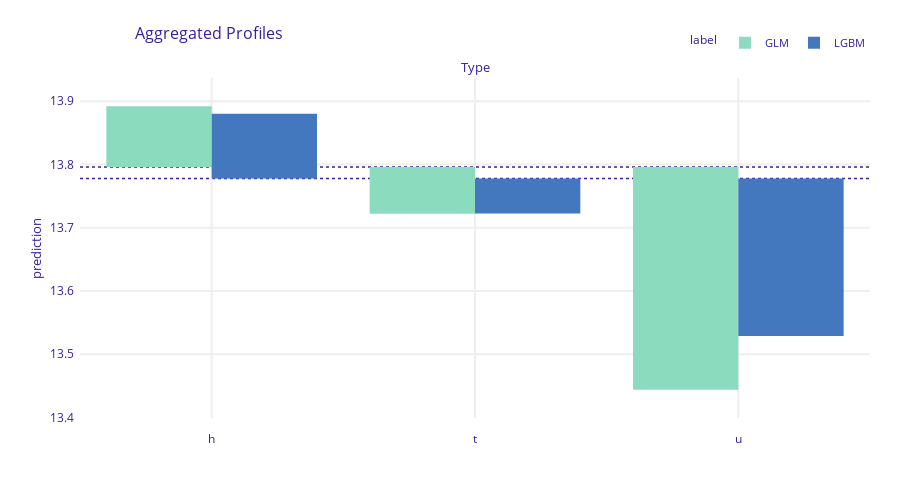

Write notebook code for a chart like this one.
### Markdown cell above
### Plotting Partial Dependence Plots (PDP) of top features

### Code cell
plot_pdp(glm_explainer, lgbm_explainer, "Type", variable_type = "categorical")

### Figure 1 — Plotly figure (JSON) as saved in the notebook; plotly's stock layout.template omitted (floating-point values rounded to 4 significant figures)
{"data": [{"alignmentgroup": "True", "base": [13.8, 13.8, 13.8], "customdata": [[13.89, "GLM", "Type"], [13.72, "GLM", "Type"], [13.44, "GLM", "Type"]], "hovertemplate": "<b>%{hovertext}</b><br><br>mean_prediction=%{base:.3f}<br>prediction=%{customdata[0]:.3f}<extra></extra>", "hovertext": ["GLM", "GLM", "GLM"], "legendgroup": "GLM", "marker": {"color": "#8bdcbe", "pattern": {"shape": ""}}, "name": "GLM", "offsetgroup": "GLM", "orientation": "v", "showlegend": true, "textposition": "auto", "type": "bar", "x": ["h", "t", "u"], "xaxis": "x", "y": [0.09605, -0.07386, -0.3518], "yaxis": "y"}, {"alignmentgroup": "True", "base": [13.78, 13.78, 13.78], "customdata": [[13.88, "LGBM", "Type"], [13.72, "LGBM", "Type"], [13.53, "LGBM", "Type"]], "hovertemplate": "<b>%{hovertext}</b><br><br>mean_prediction=%{base:.3f}<br>prediction=%{customdata[0]:.3f}<extra></extra>", "hovertext": ["LGBM", "LGBM", "LGBM"], "legendgroup": "LGBM", "marker": {"color": "#4378bf", "pattern": {"shape": ""}}, "name": "LGBM", "offsetgroup": "LGBM", "orientation": "v", "showlegend": true, "textposition": "auto", "type": "bar", "x": ["h", "t", "u"], "xaxis": "x", "y": [0.1024, -0.05523, -0.2486], "yaxis": "y"}], "layout": {"annotations": [{"font": {"size": 13}, "showarrow": false, "text": "Type", "x": 0.5, "xanchor": "center", "xref": "paper", "y": 1.0, "yanchor": "bottom", "yref": "paper"}, {"font": {"size": 13}, "showarrow": false, "text": "prediction", "textangle": -90, "x": -0.07, "xref": "paper", "y": 0.5, "yref": "paper"}], "barmode": "group", "font": {"color": "#371ea3"}, "height": 489, "hovermode": "x unified", "legend": {"font": {"size": 11}, "itemsizing": "constant", "orientation": "h", "title": {"font": {"size": 12}, "text": "label"}, "tracegroupgap": 0, "x": 1, "xanchor": "right", "y": 1.061, "yanchor": "bottom"}, "margin": {"b": 71, "r": 30, "t": 78}, "shapes": [{"layer": "below", "line": {"color": "#371ea3", "dash": "dot", "width": 1.5}, "type": "line", "x0": 0, "x1": 1, "xref": "x domain", "y0": 13.8, "y1": 13.8, "yref": "y"}, {"layer": "below", "line": {"color": "#371ea3", "dash": "dot", "width": 1.5}, "type": "line", "x0": 0, "x1": 1, "xref": "x domain", "y0": 13.78, "y1": 13.78, "yref": "y"}], "title": {"font": {"size": 16}, "text": "Aggregated Profiles", "x": 0.15}, "xaxis": {"anchor": "y", "automargin": true, "domain": [0.0, 1.0], "fixedrange": true, "gridwidth": 2, "showticklabels": true, "tickcolor": "white", "ticklen": 10, "ticks": "outside", "title": {"text": ""}, "type": "category"}, "yaxis": {"anchor": "x", "automargin": true, "domain": [0.0, 1.0], "fixedrange": true, "gridwidth": 2, "range": [13.4, 13.94], "tickcolor": "white", "ticklen": 3, "ticks": "outside", "title": {"text": ""}, "type": "linear", "zeroline": false}}}
